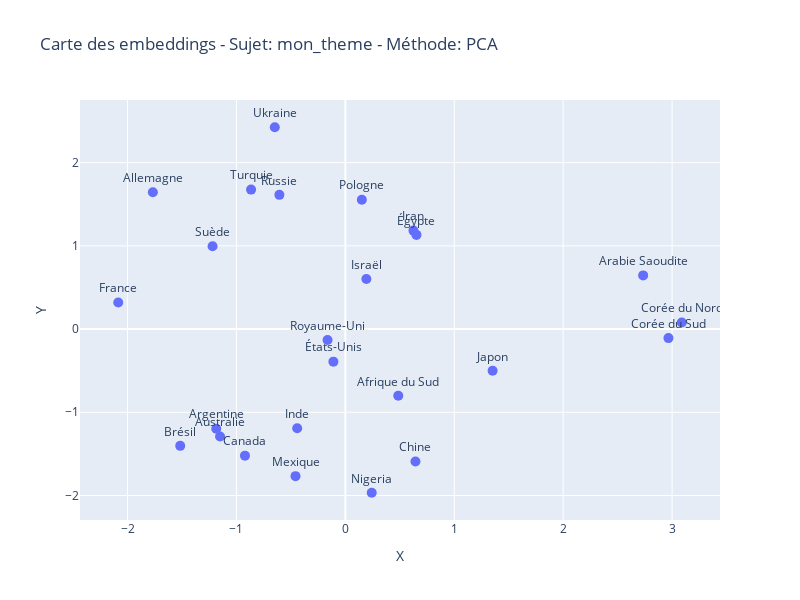

The notebook cell saved with this chart:
### Markdown cell above
## 8. Exploration avancée : Créez vos propres analyses

### Exercice 5 : Analyse personnalisée

### Code cell
# 📝 TODO: Ajoutez un nouveau sujet qui vous intéresse
MON_SUJET = {
    "mon_theme": "indépendance énergétique",  # Remplacez par votre sujet
}

# Ajoutons-le aux sujets existants
SUJETS.update(MON_SUJET)

# Analysons ce nouveau sujet
emb_custom, sim_custom = analyser_sujet("mon_theme")

### Figure 1 — Plotly figure (JSON) as saved in the notebook; plotly's stock layout.template omitted (floating-point values rounded to 4 significant figures)
{"data": [{"hovertemplate": "X=%{x}<br>Y=%{y}<br>Pays=%{text}<extra></extra>", "legendgroup": "", "marker": {"color": "#636efa", "size": 10, "symbol": "circle"}, "mode": "markers+text", "name": "", "orientation": "v", "showlegend": false, "text": ["France", "Allemagne", "États-Unis", "Chine", "Russie", "Japon", "Brésil", "Inde", "Royaume-Uni", "Canada", "Iran", "Israël", "Arabie Saoudite", "Turquie", "Mexique", "Australie", "Corée du Sud", "Corée du Nord", "Ukraine", "Pologne", "Afrique du Sud", "Nigeria", "Égypte", "Argentine", "Suède"], "textposition": "top center", "type": "scatter", "x": [-2.085, -1.767, -0.1097, 0.6438, -0.6057, 1.352, -1.516, -0.4421, -0.1634, -0.9216, 0.6254, 0.193, 2.734, -0.8655, -0.4576, -1.15, 2.967, 3.089, -0.6478, 0.1516, 0.486, 0.2422, 0.6529, -1.186, -1.219], "xaxis": "x", "y": [0.3184, 1.644, -0.3917, -1.591, 1.613, -0.5018, -1.404, -1.193, -0.132, -1.521, 1.183, 0.6015, 0.6449, 1.676, -1.768, -1.29, -0.1086, 0.07923, 2.425, 1.555, -0.8016, -1.967, 1.132, -1.197, 0.996], "yaxis": "y"}], "layout": {"height": 600, "legend": {"tracegroupgap": 0}, "showlegend": false, "title": {"text": "Carte des embeddings - Sujet: mon_theme - Méthode: PCA"}, "width": 800, "xaxis": {"anchor": "y", "domain": [0, 1], "title": {"text": "X"}}, "yaxis": {"anchor": "x", "domain": [0, 1], "title": {"text": "Y"}}}}
